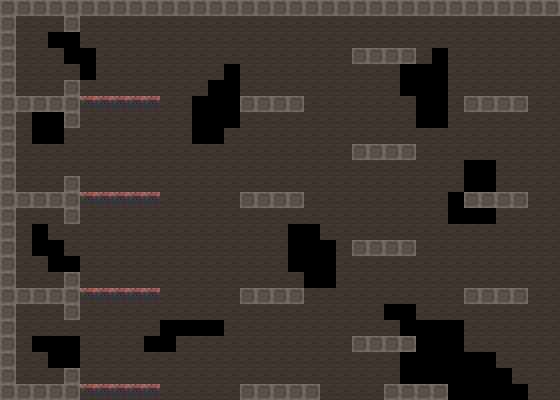

Rendered tile map (Tiled .tmx) drawn with the repository's tilesets; below, a short description and the map source with its tile grids summarised:
An orthogonal 35x25 tile map with 16x16 px tiles, 5 tile layers (Background, Background2:ElectricBoogaloo, OneSidedPlatforms, Platforms, ...), 2 tilesets.

<map version="1.0" tiledversion="1.1.2" orientation="orthogonal" renderorder="right-down" width="35" height="25" tilewidth="16" tileheight="16" infinite="0" nextobjectid="1">
 <tileset firstgid="1" name="sketches3- tiles and monsters" tilewidth="16" tileheight="16" tilecount="64" columns="8">
  <image source="../../Assets/Images/sketches3- tiles and monsters.png" width="128" height="128" />
 </tileset>
 <tileset firstgid="65" source="../tile1.tsx" />
 <layer name="Background" width="35" height="25">
  <data>[875 cells, 775 non-empty, 1 distinct tile ids]</data>
 </layer>
 <layer name="Background2:ElectricBoogaloo" width="35" height="25">
  <data>[875 cells, 72 non-empty, 1 distinct tile ids]</data>
 </layer>
 <layer name="OneSidedPlatforms" width="35" height="25">
  <data>[875 cells, 20 non-empty, 1 distinct tile ids]</data>
 </layer>
 <layer name="Platforms" width="35" height="25">
  <data>[875 cells, 70 non-empty, 1 distinct tile ids]</data>
 </layer>
 <layer name="Foreground" width="35" height="25">
  <data>[875 cells, 132 non-empty, 1 distinct tile ids]</data>
 </layer>
</map>
